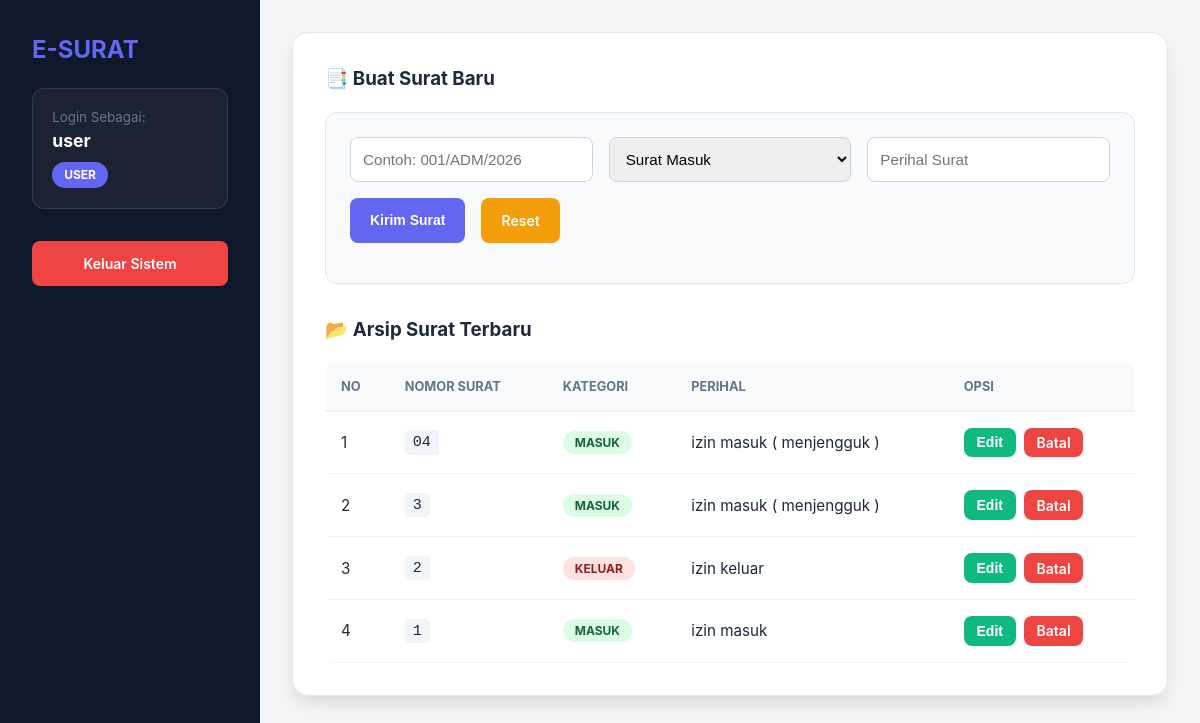
Page /index.php (signed in) on the committed database.
### tables this page shows
CREATE TABLE `surat` (
  `id` int(11) NOT NULL,
  `nama` varchar(100) DEFAULT NULL,
  `nomor` varchar(50) DEFAULT NULL,
  `tanggal` date DEFAULT NULL,
  `jenis` varchar(20) DEFAULT NULL,
  `perihal` varchar(255) DEFAULT NULL,
  `status` varchar(20) DEFAULT NULL,
  `balasan` text DEFAULT NULL
);

### index.php (called while the page is built, shortened)
<?php
require_once 'config/database.php';
require_once 'models/SuratModel.php';
require_once 'controllers/SuratController.php';
$con = new SuratController($conn);
$dataSurat = $con->showAll();
include 'views/app.php';
?>

### controllers/SuratController.php (called while the page is built, shortened)
<?php
if (!class_exists('SuratController')) {
    class SuratController {
        private $model;
        public function __construct($conn) { $this->model = new SuratModel($conn); }
        public function showAll() { return $this->model->tampil(); }
    }
}
?>

### models/SuratModel.php (called while the page is built, shortened)
<?php
if (!class_exists('SuratModel')) {
    class SuratModel {
        private $db;
        public function __construct($conn) { $this->db = $conn; }
        public function tampil() {
            return mysqli_query($this->db, "SELECT * FROM surat ORDER BY id DESC");
        }
    }
}
?>

### views/app.php (the view, shortened to what this page needs)
<?php if (!isset($_SESSION['role'])): ?>
    <div style="width:100vw; height:100vh; display:flex; align-items:center; justify-content:center; background: linear-gradient(135deg, #667eea 0%, #764ba2 100%);">
        <div class="card" style="width:360px; text-align:center">
            <h2 style="margin-bottom:1.5rem">Masuk E-Surat</h2>
            <form method="POST">
                <input type="text" name="u" placeholder="Username" required style="width:100%; margin-bottom:1rem; padding:0.8rem; border-radius:8px; border:1px solid #ddd">
                <input type="password" name="p" placeholder="Password" required style="width:100%; margin-bottom:1.5rem; padding:0.8rem; border-radius:8px; border:1px solid #ddd">
                <button type="submit" name="do_login" class="btn btn-blue" style="width:100%; justify-content:center">Login Sekarang</button>
            </form>
        </div>
    </div>
<?php else: ?>
    <div class="sidebar">
        <h2 style="margin-top:0; color:var(--primary)">E-SURAT</h2>
        <div style="background:rgba(255,255,255,0.05); padding:1.2rem; border-radius:12px; margin-bottom:2rem; border:1px solid rgba(255,255,255,0.1)">
            <small style="color:var(--text-muted)">Login Sebagai:</small><br>
            <strong style="font-size:1.1rem"><?= htmlspecialchars($_SESSION['username']) ?></strong><br>
            <span class="badge" style="background:var(--primary); margin-top:0.5rem; display:inline-block"><?= $_SESSION['role'] ?></span>
        </div>
        <a href="index.php?logout=1" class="btn btn-red" style="width:100%; justify-content:center">Keluar Sistem</a>
    </div>
    <div class="main">
        <div class="card">
            <?php if ($_SESSION['role'] == 'user'): ?>
            <div id="form-container">
                <h3 id="form-title" style="margin-top:0">📑 Buat Surat Baru</h3>
                <div class="form-box">
                    <form method="POST" class="form-inline">
                        <input type="text" name="no" id="in_no" placeholder="Contoh: 001/ADM/2026" required>
                        <select name="jen" id="in_jen">
                            <option value="Masuk">Surat Masuk</option>
                        </select>
                        <input type="text" name="per" id="in_per" placeholder="Perihal Surat" required>
                        <button type="submit" id="btn-action" name="do_save" class="btn btn-blue">Kirim Surat</button>
                        <a href="index.php" class="btn btn-orange">Reset</a>
                    </form>
                </div>
            </div>
            <?php endif; ?>
            <h3 style="margin-top:0">📂 Arsip Surat Terbaru</h3>
            <div class="table-container">
                <table>
                    <thead>
                        <tr>
                            <th>No</th>
                            <th>Nomor Surat</th>
                            <th>Kategori</th>
                            <th>Perihal</th>
                            <th>Opsi</th>
                        </tr>
                    </thead>
                    <tbody>
                        <?php $n=1; while($r = mysqli_fetch_assoc($dataSurat)): ?>
                        <tr>
                            <td><?= $n++ ?></td>
                            <td><code style="background:#f1f5f9; padding:0.2rem 0.5rem; border-radius:4px"><?= htmlspecialchars($r['nomor']) ?></code></td>
                            <td>
                                <span class="badge" style="background:<?= $r['jenis']=='Masuk' ? '#dcfce7':'#fee2e2' ?>; color:<?= $r['jenis']=='Masuk' ? '#166534':'#991b1b' ?>">
                                    <?= $r['jenis'] ?>
                                </span>
                            </td>
                            <td><?= htmlspecialchars($r['perihal']) ?></td>
                            <td>
                                <div style="display:flex; gap:0.5rem">
                                    <button onclick="fillEdit('<?= $r['id'] ?>','<?= $r['nomor'] ?>','<?= $r['jenis'] ?>','<?= $r['perihal'] ?>')" class="btn btn-green" style="padding:0.4rem 0.8rem">Edit</button>
                                    <a href="index.php?del=<?= $r['id'] ?>" class="btn btn-red" style="padding:0.4rem 0.8rem" onclick="return confirm('Hapus data?')">Batal</a>
                                </div>
                            </td>
                        </tr>
                        <?php endwhile; ?>
                    </tbody>
                </table>
            </div>
        </div>
    </div>
<?php endif; ?>

### assets/ui.php (style rules this page uses)
* { box-sizing: border-box; transition: all 0.2s ease; }
.sidebar { width: 260px; background: var(--dark); min-height: 100vh; color: white; padding: 2rem; position: fixed; z-index: 10; }
.main { margin-left: 260px; padding: 2rem; width: 100%; min-width: 0; }
.card { background: var(--white); padding: 2rem; border-radius: 16px; box-shadow: 0 10px 15px -3px rgba(0,0,0,0.1); border: 1px solid #e5e7eb; }
.form-box { background: #f8fafc; padding: 1.5rem; border-radius: 12px; margin-bottom: 2rem; border: 1px solid #e2e8f0; }
.form-inline { display: flex; flex-wrap: wrap; gap: 1rem; }
.form-inline input, .form-inline select { flex: 1; min-width: 200px; padding: 0.75rem; border: 1px solid #cbd5e1; border-radius: 8px; font-size: 0.95rem; }
.table-container { width: 100%; overflow-x: auto; margin-top: 1rem; border-radius: 8px; }
table { width: 100%; border-collapse: collapse; min-width: 600px; }
th { background: #f8fafc; padding: 1rem; text-align: left; font-size: 0.8rem; text-transform: uppercase; color: var(--text-muted); border-bottom: 2px solid #edf2f7; }
td { padding: 1rem; border-bottom: 1px solid #f1f5f9; font-size: 0.95rem; }
.btn { padding: 0.75rem 1.25rem; border-radius: 8px; cursor: pointer; text-decoration: none; border: none; font-size: 0.875rem; font-weight: 600; display: inline-flex; align-items: center; gap: 0.5rem; }
.btn-blue { background: var(--primary); color: white; }
.btn-red { background: #ef4444; color: white; }
.btn-green { background: #10b981; color: white; }
.btn-orange { background: #f59e0b; color: white; }
.badge { padding: 0.25rem 0.75rem; border-radius: 9999px; font-size: 0.75rem; font-weight: 700; text-transform: uppercase; }

### rows in the picture
surat: nomor "04", jenis "MASUK", perihal "izin masuk ( menjengguk )"
surat: nomor "3", jenis "MASUK", perihal "izin masuk ( menjengguk )"
surat: nomor "2", jenis "KELUAR", perihal "izin keluar"
surat: nomor "1", jenis "MASUK", perihal "izin masuk"

### other values in the picture
$_SESSION['username'] "user"
$_SESSION['role'] "USER"
